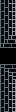

A level layout from a 2D game, rendered from its tile map. Below: a short description, then the map file with its tile-grid data intact:
An orthogonal 1x7 tile map with 16x16 px tiles, 1 tile layer (walls).

<map version="1.4" tiledversion="1.4.1" orientation="orthogonal" renderorder="right-down" width="1" height="7" tilewidth="16" tileheight="16" infinite="0" nextlayerid="2" nextobjectid="1">
 <tileset firstgid="1" name="tiles" tilewidth="16" tileheight="16" tilecount="25" columns="5">
  <image source="../../images/tilesets/tiles.png" width="80" height="80" />
 </tileset>
 <layer id="1" name="walls" width="1" height="7">
  <data encoding="csv">
6,
6,
11,
0,
1,
6,
6
</data>
 </layer>
</map>
